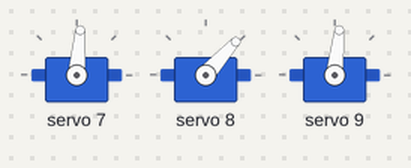
Bench run of a sketch on a simulated Arduino Uno, built with avr-gcc and run on an emulated ATmega328P. On the bench: 3 × servo. What the sketch prints to the serial monitor is not drawn.

Above: at 0.75 s.
At 1.25 s:
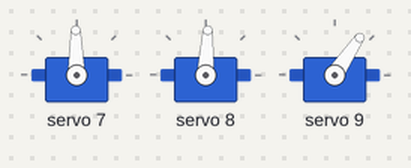
At 1.8 s:
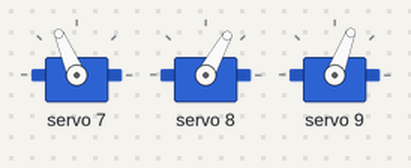
At 2.15 s:
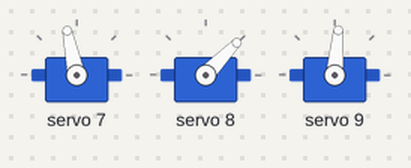
At 2.55 s:
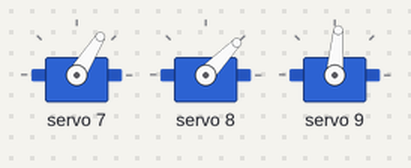
At 2.9 s:
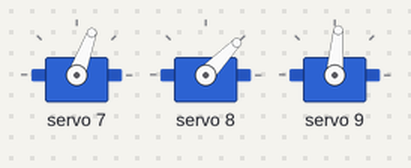
Timing chart, 0 to 6.3 s (numbered marks = the images above):
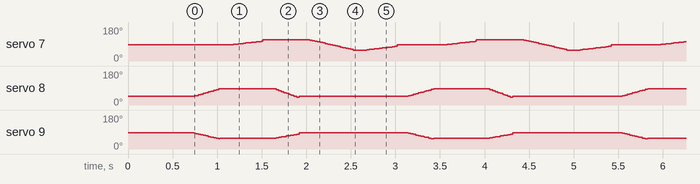

The sketch:

Leg_Walk_TEST.ino
```cpp
#include <Wire.h>
#include <Adafruit_PWMServoDriver.h>

Adafruit_PWMServoDriver pwm = Adafruit_PWMServoDriver();

// PCA9685 channels for ONE leg
const uint8_t HIP_CH   = 7;
const uint8_t KNEE_CH  = 8;
const uint8_t ANKLE_CH = 9;

/*
  IMPORTANT: Set these to your actual idle pulse values (counts 0-4095).
  These define the "standing default pose" you described.
*/
int HIP_IDLE   = 350;
int KNEE_IDLE  = 250;
int ANKLE_IDLE = 350;

/*
  Direction notes:
  - If a joint moves the wrong way, flip the sign of its STEP below.
  - Keep step sizes small at first.
*/

// How much each joint moves for the gait (tune these)
int HIP_STEP_FORWARD   = +70;  // hip swing forward
int HIP_STEP_BACK      = -70;  // hip swing back

int KNEE_LIFT_STEP     = +105;  // knee lift (bend) amount
int ANKLE_LIFT_STEP    = -75;  // ankle compensation while lifting

// Motion timing
const int STEP_DELAY_MS = 12;  // smoothness (smaller = faster updates)
const int HOLD_MS       = 120; // pause at key points

// Safety clamp (keep within sane servo range)
const int PULSE_MIN = 120;
const int PULSE_MAX = 650;

int clampPulse(int v) {
  if (v < PULSE_MIN) return PULSE_MIN;
  if (v > PULSE_MAX) return PULSE_MAX;
  return v;
}

void setJoint(uint8_t ch, int pulse) {
  pwm.setPWM(ch, 0, clampPulse(pulse));
}

void setPose(int hip, int knee, int ankle) {
  setJoint(HIP_CH, hip);
  setJoint(KNEE_CH, knee);
  setJoint(ANKLE_CH, ankle);
}

// Linear move all 3 joints together over N steps (blocking but simple)
void moveTo(int hipTarget, int kneeTarget, int ankleTarget, int steps) {
  // Read current by tracking locally (we’ll keep static current pose)
  static int hipCur = 0, kneeCur = 0, ankleCur = 0;
  static bool init = false;

  if (!init) {
    hipCur = HIP_IDLE; kneeCur = KNEE_IDLE; ankleCur = ANKLE_IDLE;
    init = true;
    setPose(hipCur, kneeCur, ankleCur);
    delay(200);
  }

  float hipInc   = (hipTarget   - hipCur)   / (float)steps;
  float kneeInc  = (kneeTarget  - kneeCur)  / (float)steps;
  float ankleInc = (ankleTarget - ankleCur) / (float)steps;

  for (int i = 0; i < steps; i++) {
    hipCur   = (int)(hipCur   + hipInc);
    kneeCur  = (int)(kneeCur  + kneeInc);
    ankleCur = (int)(ankleCur + ankleInc);
    setPose(hipCur, kneeCur, ankleCur);
    delay(STEP_DELAY_MS);
  }

  // Snap exactly to target
  hipCur = hipTarget; kneeCur = kneeTarget; ankleCur = ankleTarget;
  setPose(hipCur, kneeCur, ankleCur);
}

void standIdle() {
  moveTo(HIP_IDLE, KNEE_IDLE, ANKLE_IDLE, 25);
  delay(HOLD_MS);
}

/*
  Very simple single-leg “walk-like” cycle:

  1) Lift foot: bend knee + adjust ankle
  2) Swing forward: hip forward while lifted
  3) Lower foot: return knee/ankle to idle
  4) Push back: hip back while on ground (simulates stance phase)
  5) Return to center
*/
void gaitCycle() {
  // Targets derived from idle + steps (tune per your mechanics)
  int hipCenter = HIP_IDLE;
  int hipFwd    = HIP_IDLE  + HIP_STEP_FORWARD;
  int hipBack   = HIP_IDLE  + HIP_STEP_BACK;

  int kneeLift  = KNEE_IDLE + KNEE_LIFT_STEP;
  int ankleLift = ANKLE_IDLE + ANKLE_LIFT_STEP;

  // 1) Lift
  moveTo(hipCenter, kneeLift, ankleLift, 20);
  delay(HOLD_MS);

  // 2) Swing forward while lifted
  moveTo(hipFwd, kneeLift, ankleLift, 25);
  delay(HOLD_MS);

  // 3) Lower to idle posture (foot down)
  moveTo(hipFwd, KNEE_IDLE, ANKLE_IDLE, 20);
  delay(HOLD_MS);

  // 4) Push back on ground
  moveTo(hipBack, KNEE_IDLE, ANKLE_IDLE, 35);
  delay(HOLD_MS);

  // 5) Return to center
  moveTo(hipCenter, KNEE_IDLE, ANKLE_IDLE, 25);
  delay(HOLD_MS);
}

void setup() {
  Serial.begin(115200);
  delay(50);

  pwm.begin();
  pwm.setPWMFreq(60);
  delay(10);

  // Start in default standing pose
  standIdle();

  Serial.println("Single-leg gait test running. Tune *_IDLE and STEP values.");
}

void loop() {
  gaitCycle();
}
```
